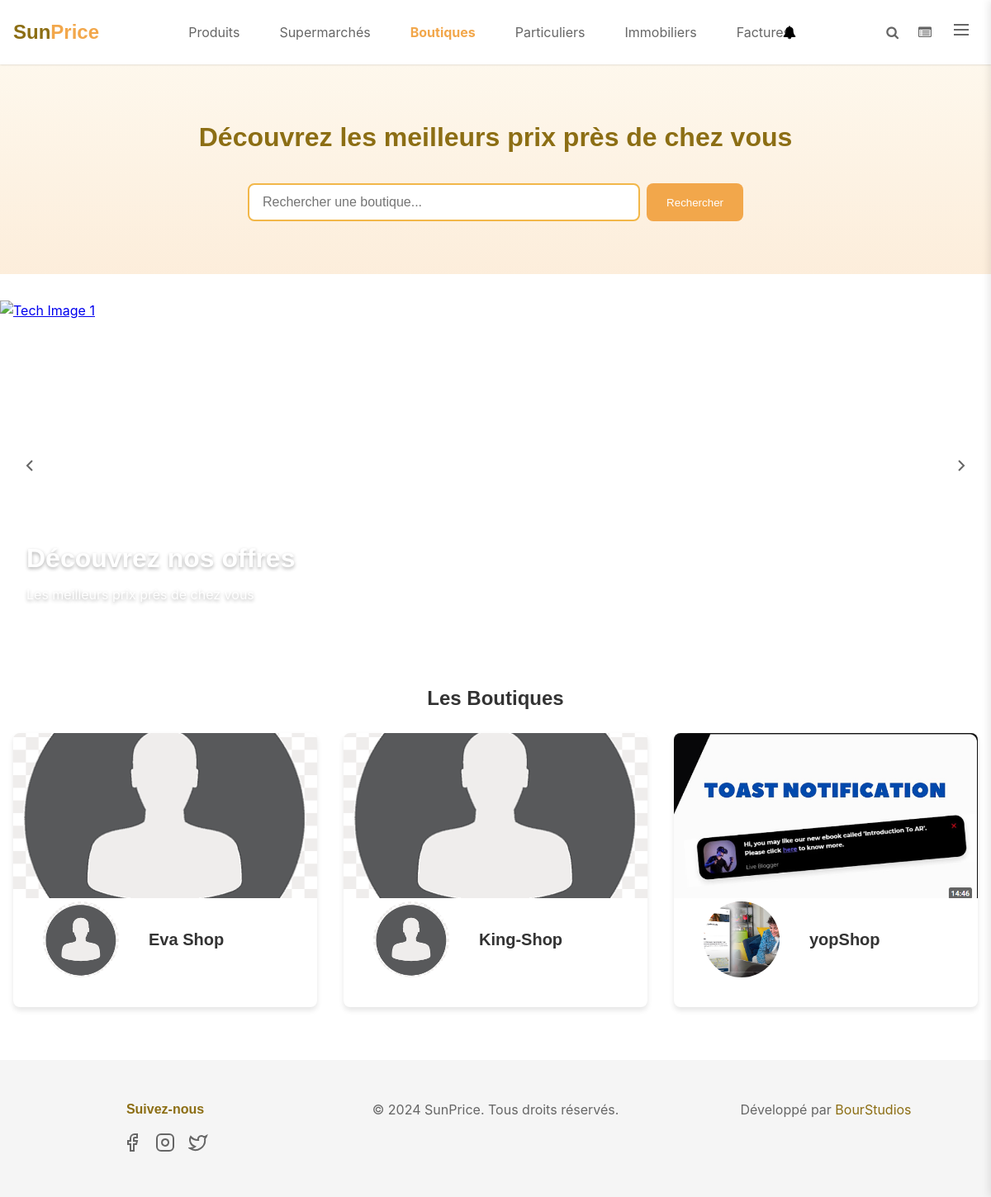
The app's page /boutique (signed in) with its own data.
### SunApp/models.py (models this page shows, shortened)
class CustomUser(BaseAbstractUser):
    ROLES = [
        ('admin', 'Admin'),
        ('acheteur', 'Acheteur'),
        ('particulier', 'Particulier'),
        ('boutiques', 'Boutiques'),
        ('supermarket', 'Super-Marché'),
        ('imobilier', 'Imobilier'),
    ]
    profile_image = models.ImageField(upload_to='profile_images/', null=True, blank=True)
    banner_image = models.ImageField(upload_to='banner_images/', null=True, blank=True)
    GENRE = [
        ('homme', 'Homme'),
        ('femme', 'Femme'),
    ]
    SITUATION_MATRIMONIALE = [
        ('celibataire', 'Célibataire'),
        ('marie', 'Marié(e)'),
    ]
    nom_boutique = models.CharField(max_length=255, null=True, blank=True)
    marque_dispositif = models.CharField(max_length=255, null=True, blank=True)
    pays = models.CharField(max_length=50, null=True, blank=True)
    ville = models.CharField(max_length=50, null=True, blank=True)
    quartier = models.CharField(max_length=50, null=True, blank=True)
    birthday = models.DateField(null=True, blank=True)
    indicatif_pays = models.CharField(max_length=15, null=True, blank=True)
    number_phone = models.CharField(max_length=15, null=True, blank=True)
    rôle = models.CharField(max_length=255, choices=ROLES, default='acheteur')
    genre = models.CharField(max_length=255, choices=GENRE, default='homme')
    situation_matrimoniale = models.CharField(max_length=20, choices=SITUATION_MATRIMONIALE, default='celibataire')
    latitude = models.FloatField(null=True, blank=True)
    longitude = models.FloatField(null=True, blank=True)
    objects = CustomUserManager()
    class Meta:
        unique_together = ('email',)  # Conserver l'unicité de l'email si désiré

### SunApp/views.py (the view)
# urls.py: path('boutique', views.boutique, name='boutique'),
@login_required
def boutique(request):
    def normalize_string(s):
        return unicodedata.normalize('NFKD', s).encode('ASCII', 'ignore').decode('ASCII').lower()
    user = request.user
    user_pays = normalize_string(user.pays or '')
    user_ville = normalize_string(user.ville or '')
    user_quartier = normalize_string(user.quartier or '')
    boutiques = CustomUser.objects.filter(rôle='boutiques')
    query = request.GET.get('poste', '')
    if query:
        boutiques = boutiques.filter(username__icontains=query)
    def normalize_boutique(boutique):
        return (
            normalize_string(boutique.pays or ''),
            normalize_string(boutique.ville or ''),
            normalize_string(boutique.quartier or '')
        )
    def sorting_key(boutique):
        boutique_pays, boutique_ville, boutique_quartier = normalize_boutique(boutique)
        return (
            not (boutique_pays == user_pays and boutique_ville == user_ville and boutique_quartier == user_quartier),
            not (boutique_pays == user_pays and boutique_ville == user_ville),
            not (boutique_pays == user_pays)
        )
    boutiques = sorted(boutiques, key=sorting_key)
    return render(request, 'users/pages/boutique.html', {'boutiques': boutiques, 'query': query})

### SunApp/templates/users/pages/boutique.html (shortened to what this page needs)
{% extends 'users/layouts/app.html' %}
{% load static %}
{% block contenu %}
<header class="hero" id="search">
    <form class="hero-content">
        <h2>Découvrez les meilleurs prix près de chez vous</h2>
        <div class="search-bar">
            <input type="search" name="poste" id="search-input" placeholder="Rechercher une boutique...">
            <button class="search-btn-search" type="submit">Rechercher</button>
        </div>
    </form>
</header>
<section class="slider-section">
    <div class="slider">
        <a href="#" class="slide">
            <img src="{% static 'assets/default/image1.jpeg' %}" alt="Tech Image 1" class="slide-image">
            <div class="slide-content">
                <h3>Découvrez nos offres</h3>
                <p>Les meilleurs prix près de chez vous</p>
            </div>
        </a>
    </div>
    <button class="slider-btn prev">
        <svg width="24" height="24" viewBox="0 0 24 24" fill="none" stroke="currentColor" stroke-width="2">
            <polyline points="15 18 9 12 15 6"></polyline>
        </svg>
    </button>
    <button class="slider-btn next">
        <svg width="24" height="24" viewBox="0 0 24 24" fill="none" stroke="currentColor" stroke-width="2">
            <polyline points="9 18 15 12 9 6"></polyline>
        </svg>
    </button>
</section>
<main class="main-content">
    <section class="vendors-section">
        {% if boutiques %}
            <h2 class="section-title">Les Boutiques</h2>
            <div class="vendors-grid">
                {% for boutique in boutiques %}
                    <a href="{% url 'user_detail' user_id=boutique.id %}" class="vendor-card">
                        <div class="vendor-banner">
                            {% if boutique.banner_image and boutique.banner_image.url %}
                                    <img src="{{ boutique.banner_image.url }}" class="banner-image">
                                {% else %}
                                    <img src="{% static 'assets/default/user.png' %}" class="banner-image">
                            {% endif %}
                        </div>
                        <div class="vendor-profile">
                            {% if boutique.profile_image and boutique.profile_image.url %}
                                    <img src="{{ boutique.profile_image.url }}" class="profile-image">
                                {% else %}
                                    <img src="{% static 'assets/default/user.png' %}" class="profile-image">
                            {% endif %}
                            <div class="vendor-info">
                                <h3 class="vendor-name">{{ boutique.nom_boutique }}</h3>
                            </div>
                        </div>
                    </a>
                {% endfor %}
            </div>
            {% else %}
                <h1 class="section_title">0 trouvé</h1>
        {% endif %}
    </section>
</main>
{% endblock %}

### SunApp/static/assets/ressources/styles/SunPrice.css (style rules this page uses)
:root { --color-yellow-light: #F2B749; --color-yellow: #F2A74B; --color-yellow-dark: #8C6E14; --color-white: #FFFFFF; --color-black: #000000; --color-gray: #666666; --color-gray-light: #F5F5F5; --shadow-sm: 0 1px 2px rgba(0, 0, 0, 0.1); --shadow-md: 0 4px 6px rgba(0, 0, 0, 0.1); }
* { margin: 0; padding: 0; box-sizing: border-box; }
body { font-family: 'Inter', sans-serif; color: var(--color-black); line-height: 1.5; }
h1, h2, h3, h4, h5, h6 { font-family: 'Poppins', sans-serif; }

### SunApp/static/assets/ressources/styles/sidebar.css (style rules this page uses)
:root { --color-yellow-light: #F2B749; --color-yellow: #F2A74B; --color-yellow-dark: #8C6E14; --color-white: #FFFFFF; --color-black: #000000; --color-gray: #666666; --color-gray-light: #F5F5F5; --shadow-sm: 0 1px 2px rgba(0, 0, 0, 0.1); --shadow-md: 0 4px 6px rgba(0, 0, 0, 0.1); }
* { margin: 0; padding: 0; box-sizing: border-box; }
body { font-family: 'Inter', sans-serif; color: var(--color-black); line-height: 1.5; }
h1, h2, h3, h4, h5, h6 { font-family: 'Poppins', sans-serif; }

### SunApp/static/assets/ressources/styles/search.css (style rules this page uses)
:root { --color-yellow-light: #F2B749; --color-yellow: #F2A74B; --color-yellow-dark: #8C6E14; --color-white: #FFFFFF; --color-black: #000000; --color-gray: #666666; --color-gray-light: #F5F5F5; --shadow-sm: 0 1px 2px rgba(0, 0, 0, 0.1); --shadow-md: 0 4px 6px rgba(0, 0, 0, 0.1); }
* { margin: 0; padding: 0; box-sizing: border-box; }
body { font-family: 'Inter', sans-serif; color: var(--color-black); line-height: 1.5; }
h1, h2, h3, h4, h5, h6 { font-family: 'Poppins', sans-serif; }
.hero { background: linear-gradient(rgba(242, 183, 73, 0.1), rgba(242, 167, 75, 0.2)); padding: 4rem 1rem; text-align: center; }
.hero-content { max-width: 800px; margin: 0 auto; }
.hero-content h2 { font-size: 2rem; color: var(--color-yellow-dark); margin-bottom: 2rem; }
.search-bar { display: flex; gap: 0.5rem; max-width: 600px; margin: 0 auto; }
.search-bar input { flex: 1; padding: 0.75rem 1rem; border: 2px solid var(--color-yellow-light); border-radius: 0.5rem; font-size: 1rem; }
.search-btn-search { background: var(--color-yellow); color: var(--color-white); border: none; padding: 0.75rem 1.5rem; border-radius: 0.5rem; cursor: pointer; font-weight: 500; transition: background-color 0.3s ease; }

### SunApp/static/assets/ressources/styles/main.css (style rules this page uses)
:root { --color-yellow-light: #F2B749; --color-yellow: #F2A74B; --color-yellow-dark: #8C6E14; --color-white: #FFFFFF; --color-black: #000000; --color-gray: #666666; --color-gray-light: #F5F5F5; --shadow-sm: 0 1px 2px rgba(0, 0, 0, 0.1); --shadow-md: 0 4px 6px rgba(0, 0, 0, 0.1); }
* { margin: 0; padding: 0; box-sizing: border-box; }
body { font-family: 'Inter', sans-serif; color: var(--color-black); line-height: 1.5; }
h1, h2, h3, h4, h5, h6 { font-family: 'Poppins', sans-serif; }
.vendors-section { max-width: 1200px; margin: 4rem auto; padding: 0 1rem; }
.section-title { font-size: 2rem; font-weight: 700; color: var(--color-yellow-dark); text-align: center; margin-bottom: 2rem; }
.vendors-grid { display: grid; grid-template-columns: repeat(auto-fit, minmax(300px, 1fr)); gap: 2rem; }
.vendor-card { text-decoration: none; background: var(--color-white); border-radius: 1rem; overflow: hidden; box-shadow: var(--shadow-md); transition: transform 0.3s ease; }
.vendor-banner { width: 100%; height: 150px; overflow: hidden; }
.banner-image { width: 100%; height: 100%; object-fit: cover; }
.vendor-profile { padding: 1rem; display: flex; align-items: center; gap: 1rem; margin-top: -2rem; }
.profile-image { width: 80px; height: 80px; border-radius: 50%; border: 4px solid var(--color-white); object-fit: cover; }
.vendor-info { margin-top: 15px; flex: 1; }
.vendor-name { font-size: 1.25rem; font-weight: 600; color: var(--color-black); margin-bottom: 0.5rem; }
.section-title { font-size: 1.5rem; font-weight: 600; margin-bottom: 1.5rem; color: #333; }
.vendor-card { background: white; border-radius: 0.5rem; overflow: hidden; }
.vendor-banner { height: 200px; overflow: hidden; }
.vendor-profile { padding: 2rem; display: flex; gap: 2rem; align-items: center; }
.profile-image { width: 100px; height: 100px; border-radius: 50%; object-fit: cover; }
.vendor-info { flex: 1; }
.vendor-name { font-size: 1.25rem; font-weight: 600; margin-bottom: 1rem; color: #333; }

### records on screen
CustomUser: nom_boutique "Eva Shop"
CustomUser: nom_boutique "King-Shop"
CustomUser: banner_image (picture), profile_image (picture), nom_boutique "yopShop"
